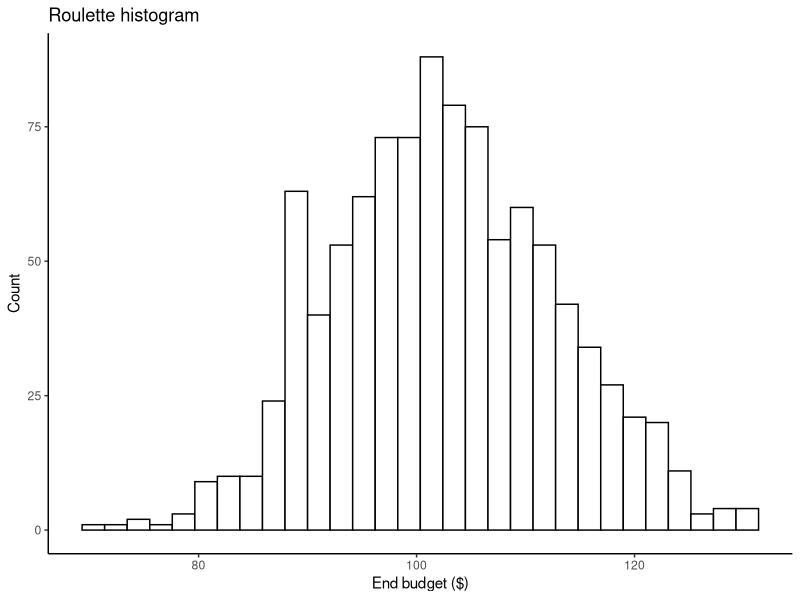
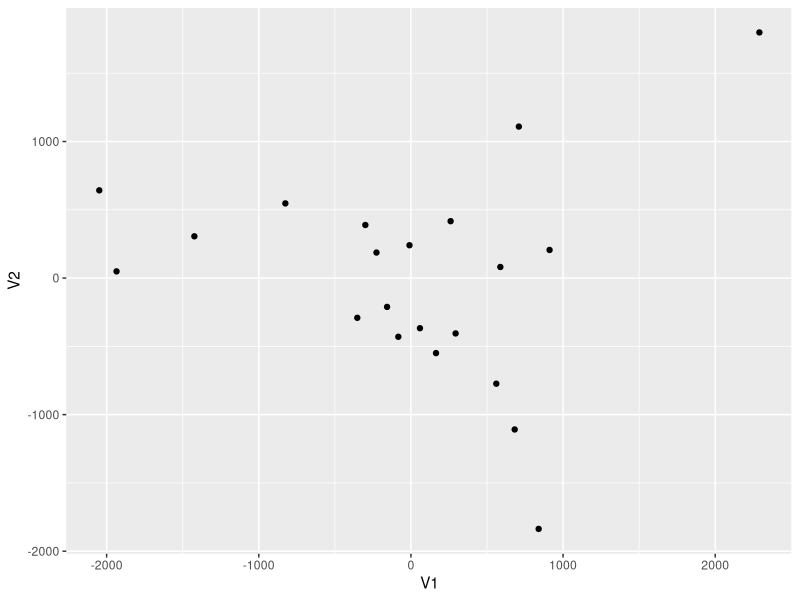
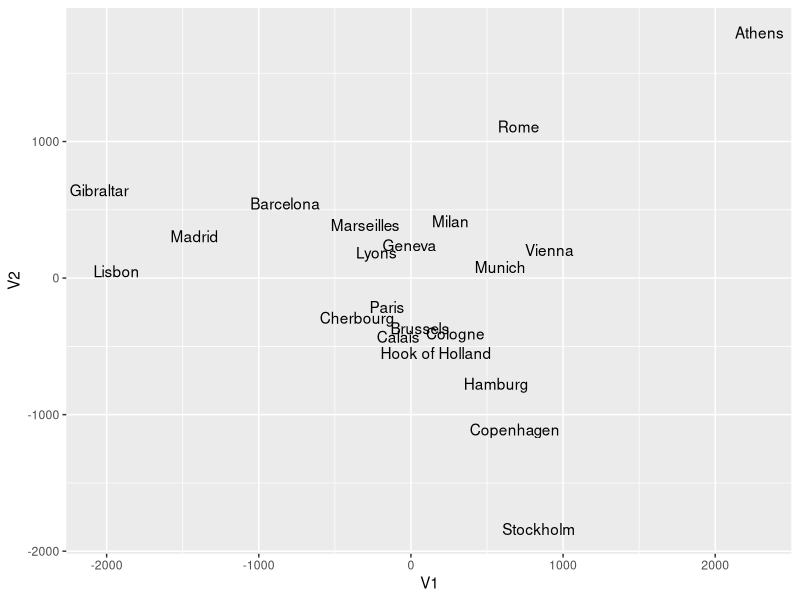
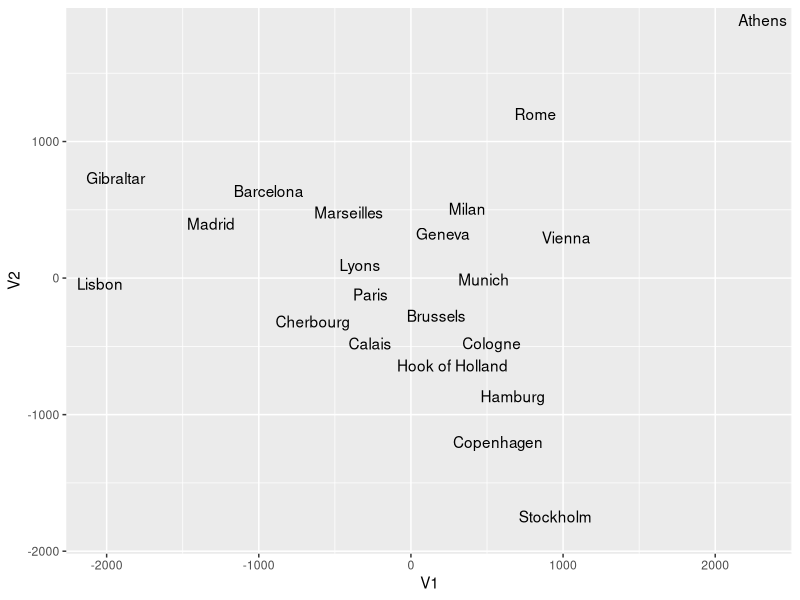
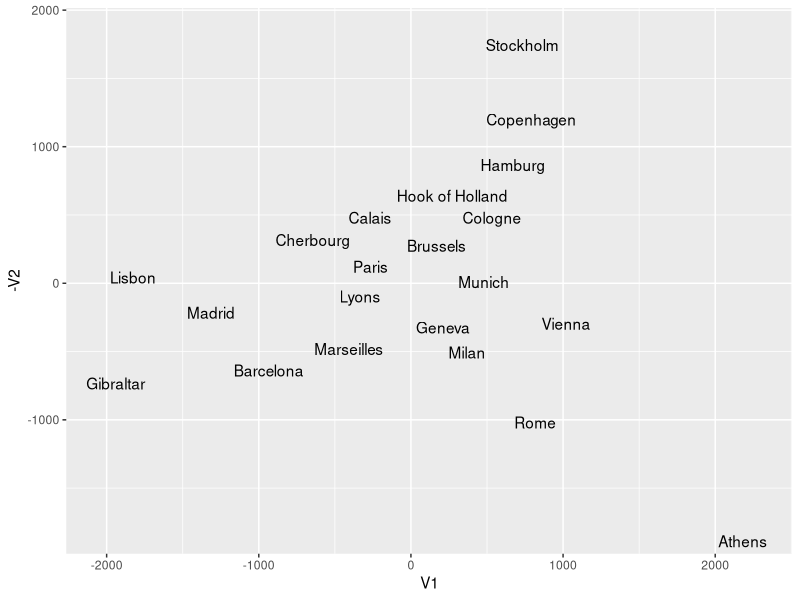

Write R code to recreate these figures, in order.
# 1. Set the seed to 42 and run a simulation 1000 times: playing roulette for 100 rounds, 
#starting with $100 budget, always betting $1 on numbers 18-36 in each round. 
#After saving the results in a helper variable, answer the below questions by using your saved results:
set.seed(42)

roulette <- function(){
  x <- 100 + sum(ifelse(sample(0:36, 100, replace = TRUE) >= 18, +1, -1))
}
result <- replicate(1000, roulette())
result <- as.data.frame(result)

#   1. Draw a histogram on the (1000) resulting budgets at the end of the 100-100 rounds.
library(ggplot2)
ggplot(result, aes(x = result)) +
  geom_histogram(color = 'black', fill = 'white') +
  labs(title="Roulette histogram",x="End budget ($)", y = "Count") +
  theme_classic()

# 2. What's the average amount of lost dollars in 100 rounds?
avglostdollars <- 100 - mean(result[which(result < 100), ])
#8.5 is the average lost dollars in 100 rounds. (amongst those which have losing outcome)


# 3. How many times (out of 1000) did we win at least $1?
atleastone <- length(result[which(result >= 101), ])
#555 times we have won at least 1 dollar

# 2. Draw a ggplot2 2D "map" of European cities by applying MDS on the "eurodist" dataset
citymap <- cmdscale(as.dist(eurodist))
citymap <- as.data.frame(citymap)
citymap$country <- row.names(citymap)
str(citymap)

# 1. Start with a scatterplot.
ggplot(citymap, aes(x = V1, y = V2, label = country)) + geom_point()

# 2. Add the city names as labels to the scatterplot.
ggplot(citymap, aes(x = V1, y = V2, label = country)) + geom_text()
library(ggrepel)
ggplot(citymap, aes(x = V1, y = V2, label = country)) + geom_text_repel()

# Fix the north-south and east-west orientation if needed.
ggplot(citymap, aes(x = V1, y = -V2, label = country)) + geom_text_repel()
# North-South mirror was needed ->  -V2
